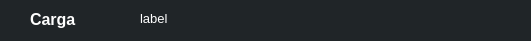
    <widget class="QFrame" name="frame_3">
     <property name="geometry">
      <rect>
       <x>10</x>
       <y>70</y>
       <width>531</width>
       <height>41</height>
      </rect>
     </property>
     <property name="styleSheet">
      <string notr="true">border-radius: 10px;
background-color: rgb(32, 37, 40);</string>
     </property>
     <property name="frameShape">
      <enum>QFrame::StyledPanel</enum>
     </property>
     <property name="frameShadow">
      <enum>QFrame::Raised</enum>
     </property>
     <widget class="QFrame" name="frame_6">
      <property name="geometry">
       <rect>
        <x>240</x>
        <y>70</y>
        <width>481</width>
        <height>71</height>
       </rect>
      </property>
      <property name="styleSheet">
       <string notr="true">border-radius: 10px;</string>
      </property>
      <property name="frameShape">
       <enum>QFrame::StyledPanel</enum>
      </property>
      <property name="frameShadow">
       <enum>QFrame::Raised</enum>
      </property>
     </widget>
     <widget class="QLabel" name="label_9">
      <property name="geometry">
       <rect>
        <x>30</x>
        <y>10</y>
        <width>48</width>
        <height>19</height>
       </rect>
      </property>
      <property name="font">
       <font>
        <family>Tahoma</family>
        <pointsize>12</pointsize>
        <weight>75</weight>
        <bold>true</bold>
       </font>
      </property>
      <property name="styleSheet">
       <string notr="true">color: rgb(255, 255, 255);
background-color: transparent;
</string>
      </property>
      <property name="text">
       <string>Carga</string>
      </property>
     </widget>
     <widget class="QLabel" name="cargaLabel">
      <property name="geometry">
       <rect>
        <x>140</x>
        <y>10</y>
        <width>381</width>
        <height>16</height>
       </rect>
      </property>
      <property name="font">
       <font>
        <family>Tahoma</family>
        <pointsize>10</pointsize>
        <weight>50</weight>
        <bold>false</bold>
       </font>
      </property>
      <property name="styleSheet">
       <string notr="true">color: rgb(255, 255, 255);
background-color: transparent;
</string>
      </property>
      <property name="text">
       <string>label</string>
      </property>
     </widget>
    </widget>
